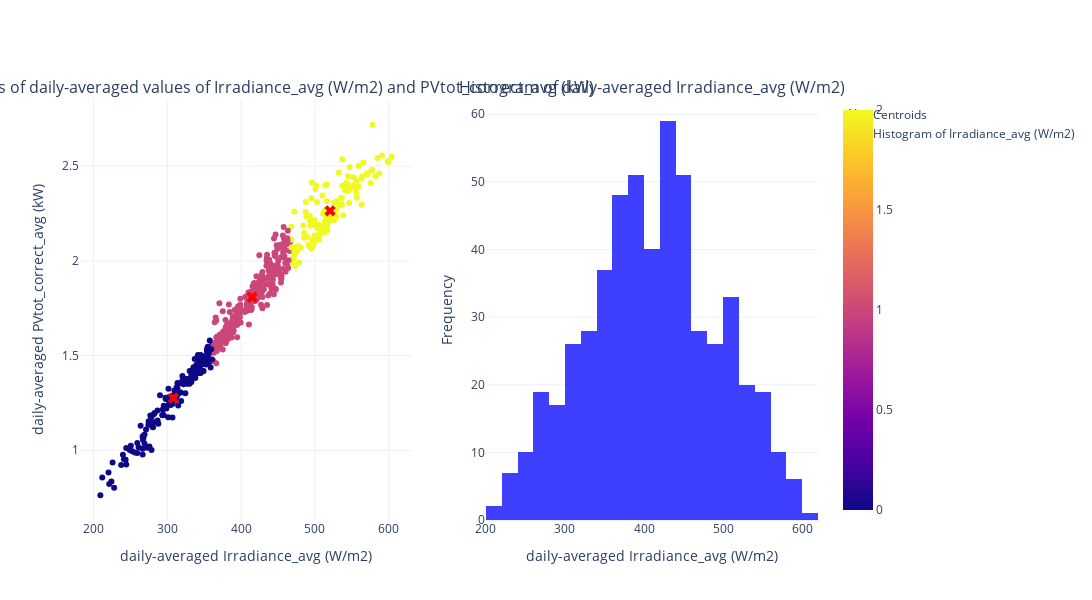

Notebook code cell kept with this figure:
### Markdown cell above
# Cluster PV

## 2-D Cluster

### Code cell
import pandas as pd
import plotly.express as px
import plotly.graph_objects as go
from plotly.subplots import make_subplots
from sklearn.cluster import KMeans
import numpy as np

# Select two variables from dailymean_merge_df
var1 = 'Irradiance_avg (W/m2)'
var2 = 'PVtot_correct_avg (kW)'
n_clusters = 3
X_2D = dailymean_merge_df[[var1, var2, 'Date']].dropna()  # Drop rows with NaN values

# Apply KMeans clustering
kmeans = KMeans(n_clusters=n_clusters, random_state=103)
kmeans.fit(X_2D[[var1, var2]])

# Add cluster labels to the DataFrame
X_2D['Cluster'] = kmeans.labels_

# Calculate the norm of cluster centers and sort clusters by their norm
norms = np.linalg.norm(kmeans.cluster_centers_, axis=1)
sorted_indices = np.argsort(norms)

# Map old cluster labels to new ones based on the sorted order
label_mapping = {old_label: new_label for new_label, old_label in enumerate(sorted_indices)}
X_2D['Cluster'] = X_2D['Cluster'].map(label_mapping)

# Update cluster centers to reflect the new labels
centers = pd.DataFrame(kmeans.cluster_centers_[sorted_indices], columns=[var1, var2])
centers['Cluster'] = ['Cluster 0', 'Cluster 1', 'Cluster 2']

print(X_2D)

# Create a subplot figure with 1 row and 2 columns
fig = make_subplots(
    rows=1, cols=2,
    subplot_titles=[
        f"Fitted clusters of daily-averaged values of {var1} and {var2}",
        f"Histogram of daily-averaged {var1}"
    ]
)

# Subplot 1: Scatter plot with clusters
scatter = px.scatter(
    X_2D,
    x=var1,
    y=var2,
    color='Cluster',
    labels={var1: f'daily-averaged {var1}', var2: f'daily-averaged {var2}'},
    hover_data={'Date': True, var1: True, var2: True},
).data

for trace in scatter:
    fig.add_trace(trace, row=1, col=1)

# Add cluster centers to the scatter plot
fig.add_trace(
    go.Scatter(
        x=centers[var1],
        y=centers[var2],
        mode='markers',
        marker=dict(size=10, color='red', symbol='x'),
        name='Centroids'
    ),
    row=1, col=1
)

# Subplot 2: Histogram of Irradiance
fig.add_trace(
    go.Histogram(
        x=X_2D[var1],
        name=f'Histogram of {var1}',
        marker_color='blue',
        opacity=0.75
    ),
    row=1, col=2
)

# Update layout
fig.update_layout(
    template='plotly_white',
    width=1500,
    height=600,
    showlegend=True,
    xaxis_title=f'daily-averaged {var1}',
    yaxis_title=f'daily-averaged {var2}',
    xaxis2_title=f'daily-averaged {var1}',
    yaxis2_title='Frequency',
)

fig.show()

### Figure 1 — Plotly figure (JSON) as saved in the notebook; plotly's stock layout.template omitted (floating-point values rounded to 4 significant figures; data arrays with more than 128 entries replaced by an {"elided": "..."} marker saying what was removed)
{"data": [{"customdata": {"elided": "538x1 str values"}, "hovertemplate": "daily-averaged Irradiance_avg (W/m2)=%{x}<br>daily-averaged PVtot_correct_avg (kW)=%{y}<br>Date=%{customdata[0]}<br>Cluster=%{marker.color}<extra></extra>", "legendgroup": "", "marker": {"color": {"elided": "538 int values"}, "coloraxis": "coloraxis", "symbol": "circle"}, "mode": "markers", "name": "", "orientation": "v", "showlegend": false, "type": "scatter", "x": {"elided": "538 float values"}, "xaxis": "x", "y": {"elided": "538 float values"}, "yaxis": "y"}, {"marker": {"color": "red", "size": 10, "symbol": "x"}, "mode": "markers", "name": "Centroids", "type": "scatter", "x": [308.2, 415.0, 520.5], "xaxis": "x", "y": [1.275, 1.808, 2.264], "yaxis": "y"}, {"marker": {"color": "blue"}, "name": "Histogram of Irradiance_avg (W/m2)", "opacity": 0.75, "type": "histogram", "x": {"elided": "538 float values"}, "xaxis": "x2", "yaxis": "y2"}], "layout": {"annotations": [{"font": {"size": 16}, "showarrow": false, "text": "Fitted clusters of daily-averaged values of Irradiance_avg (W/m2) and PVtot_correct_avg (kW)", "x": 0.225, "xanchor": "center", "xref": "paper", "y": 1, "yanchor": "bottom", "yref": "paper"}, {"font": {"size": 16}, "showarrow": false, "text": "Histogram of daily-averaged Irradiance_avg (W/m2)", "x": 0.775, "xanchor": "center", "xref": "paper", "y": 1, "yanchor": "bottom", "yref": "paper"}], "height": 600, "showlegend": true, "width": 1500, "xaxis": {"anchor": "y", "domain": [0, 0.45], "title": {"text": "daily-averaged Irradiance_avg (W/m2)"}}, "xaxis2": {"anchor": "y2", "domain": [0.55, 1], "title": {"text": "daily-averaged Irradiance_avg (W/m2)"}}, "yaxis": {"anchor": "x", "domain": [0, 1], "title": {"text": "daily-averaged PVtot_correct_avg (kW)"}}, "yaxis2": {"anchor": "x2", "domain": [0, 1], "title": {"text": "Frequency"}}}}
